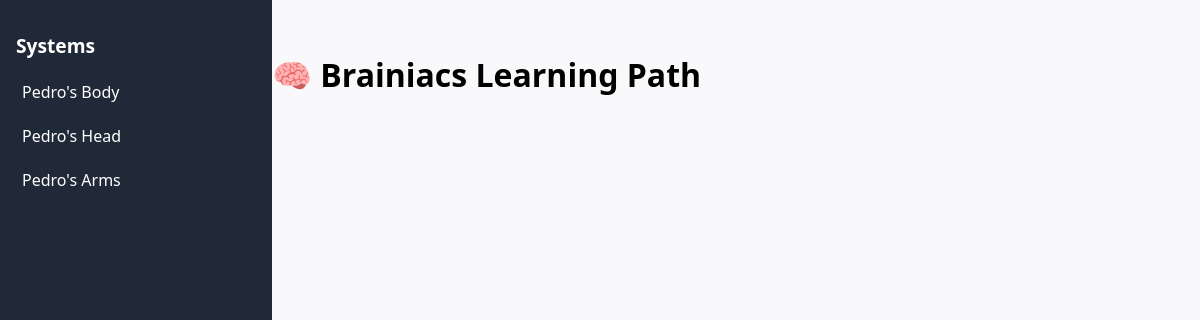
The page /learning-path/ on the database as committed earlier.
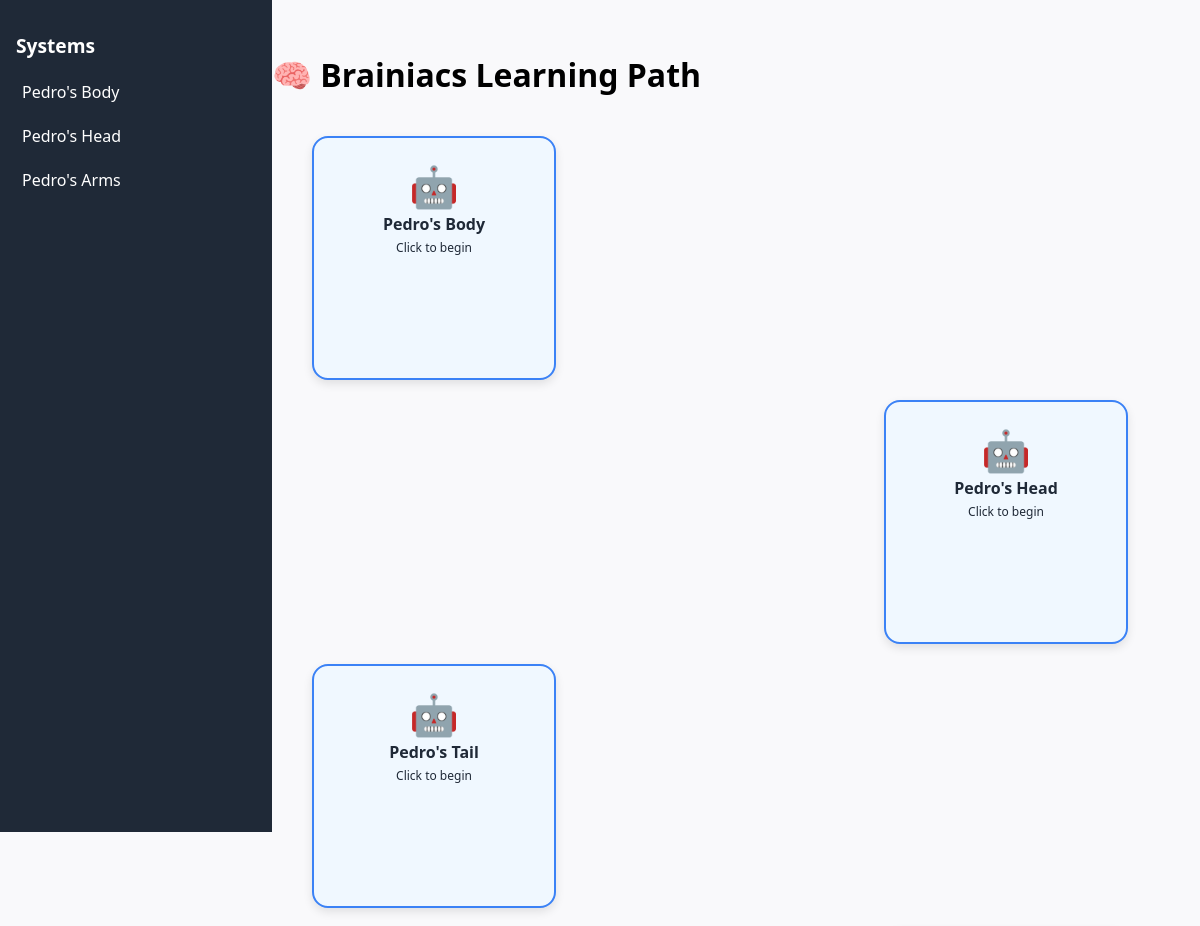
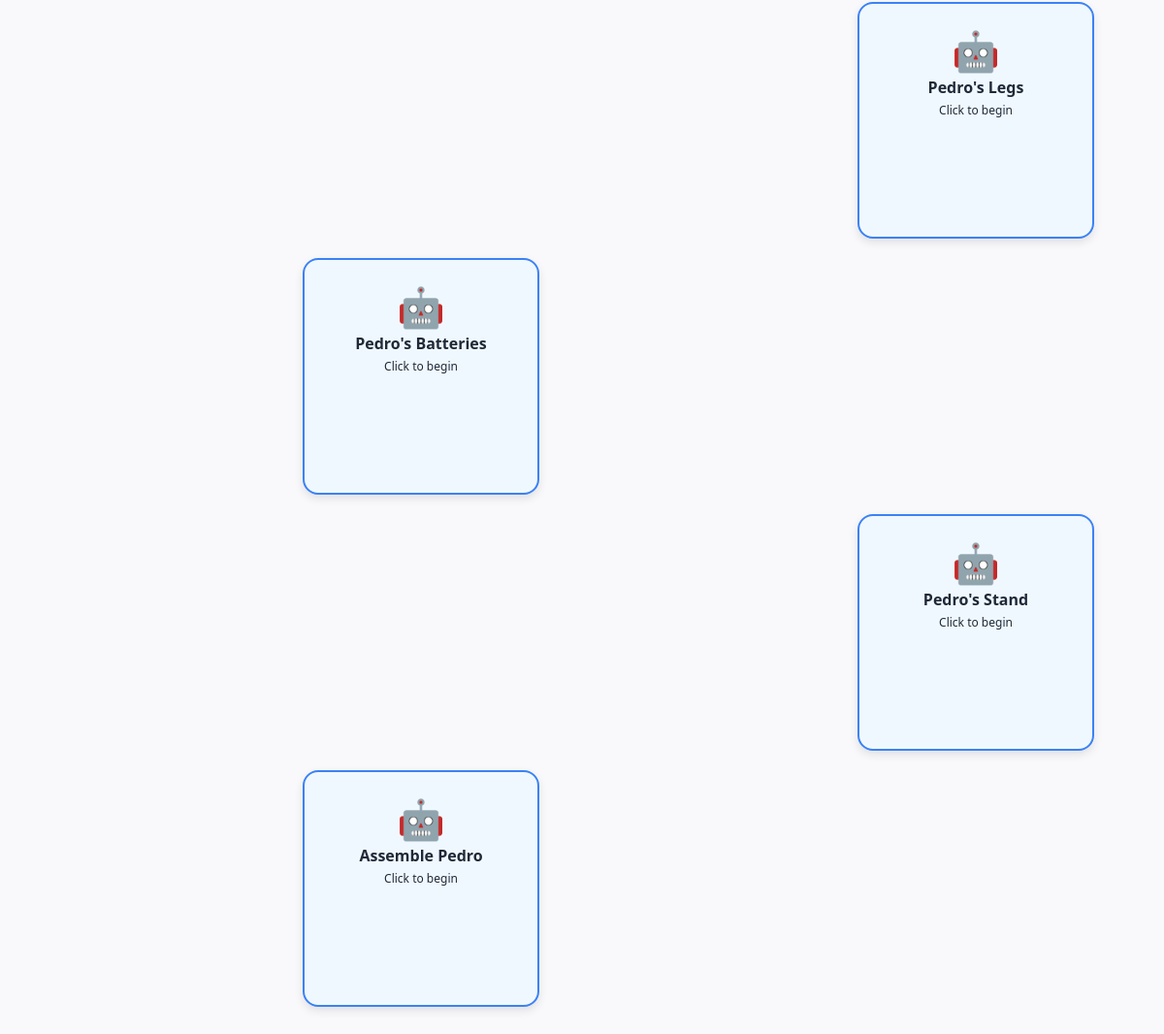
The same page on the database as committed later (2 pictures, top to bottom).
### levels/models.py (models this page shows, shortened)
class System(models.Model):
    level = models.ForeignKey(Level, on_delete=models.CASCADE, related_name='systems')
    title = models.CharField(max_length=255)
    order = models.PositiveIntegerField(default=1)

### levels/views.py (the view)
# urls.py: path('learning-path/', learning_path, name='learning_path'),
def learning_path(request):
    systems = System.objects.all().order_by('order')
    return render(request, 'learning_path.html', {'systems': systems})

### levels/templates/learning_path.html
{% extends 'base.html' %}
{% block content %}
  <h1 style="margin-bottom: 40px;">🧠 Brainiacs Learning Path</h1>
  <div style="
      display: flex;
      flex-direction: column;
      gap: 20px;
      align-items: center;
  ">
    {% for system in systems %}
      <div style="
          display: flex;
          justify-content: {% if forloop.counter|divisibleby:2 %}flex-end{% else %}flex-start{% endif %};
          width: 100%;
      ">
        <a href="{% url 'system_detail' system.id %}" style="
            display: block;
            width: 200px;
            height: 200px;
            padding: 20px;
            border-radius: 16px;
            background: #f0f8ff;
            text-align: center;
            text-decoration: none;
            color: #1f2937;
            box-shadow: 0 4px 10px rgba(0, 0, 0, 0.1);
            border: 2px solid #3b82f6;
            transition: transform 0.2s;
            margin: 0 40px;
        " onmouseover="this.style.transform='scale(1.05)'" onmouseout="this.style.transform='scale(1)'">
          <div style="font-size: 40px;">🤖</div>
          <strong>{{ system.title }}</strong>
          <div style="font-size: 12px; margin-top: 4px;">Click to begin</div>
        </a>
      </div>
    {% endfor %}
  </div>
{% endblock %}

### levels/templates/base.html (shortened to what this page needs)
<!DOCTYPE html>
<html lang="en">
<head>
</head>
<body>
  <div class="sidebar">
    <h2>Systems</h2>
    <a href="#">Pedro's Body</a>
    <a href="#">Pedro's Head</a>
    <a href="#">Pedro's Arms</a>
  </div>
  <div class="content">
    {% block content %}{% endblock %}
  </div>
</body>
</html>

### levels/templates/base.html (style rules this page uses)
body { margin: 0; padding: 0; font-family: 'Segoe UI', sans-serif; background-color: #f9f9fb; display: flex; }
.sidebar { position: fixed; left: 0; top: 0; width: 240px; height: 100vh; background-color: #1f2937; color: white; padding: 1rem; overflow-y: auto; }
.sidebar h2 { font-size: 1.2rem; margin-bottom: 1rem; }
.sidebar a { display: block; color: white; text-decoration: none; margin: 10px 0; padding: 6px; border-radius: 6px; }
.content { margin-left: 240px; padding: 2rem; width: calc(100% - 240px); }

Rows that differ between the two databases and show on the page:
added System: title "Pedro's Body"
added System: title "Pedro's Head"
added System: title "Pedro's Tail"
added System: title "Pedro's Legs"
added System: title "Pedro's Batteries"
added System: title "Pedro's Stand"
added System: title "Assemble Pedro"
